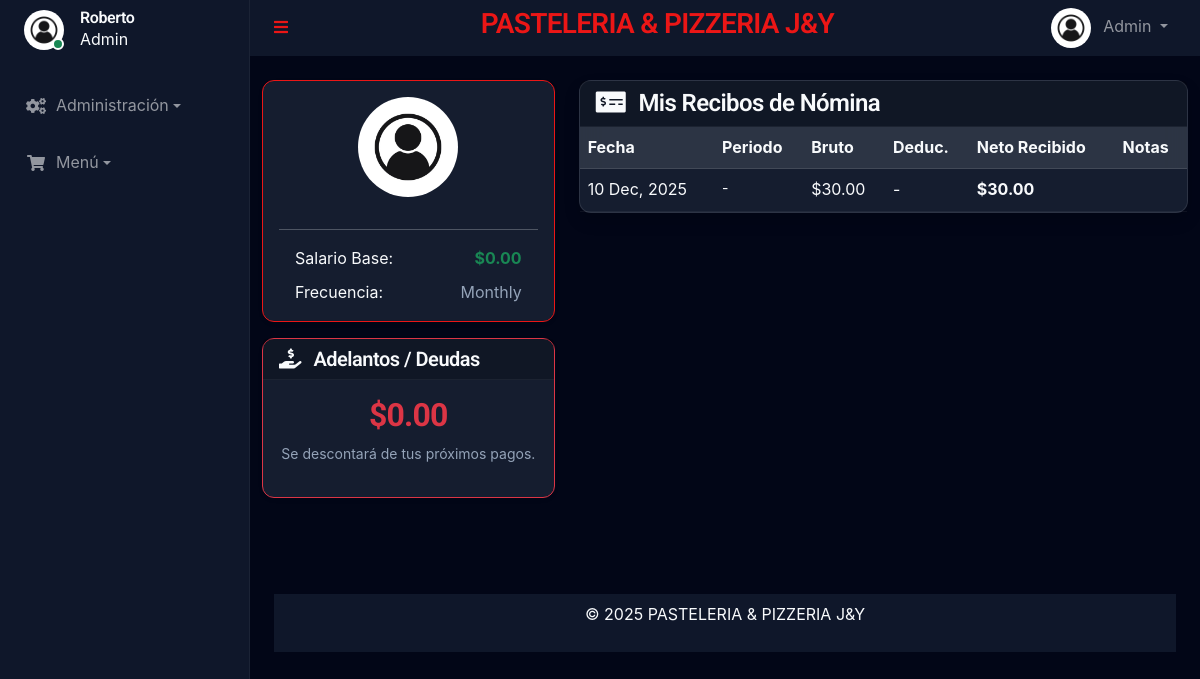
/paginas/mis_pagos.php (signed in), run on the app's committed database.
### tables this page shows
CREATE TABLE `payroll_payments` (
  `id` int(11) NOT NULL AUTO_INCREMENT,
  `user_id` int(11) NOT NULL,
  `amount` decimal(20,6) NOT NULL,
  `deductions_amount` decimal(20,6) DEFAULT 0.000000,
  `payment_date` date NOT NULL,
  `period_start` date DEFAULT NULL,
  `period_end` date DEFAULT NULL,
  `payment_method_id` int(11) DEFAULT NULL,
  `transaction_id` int(11) DEFAULT NULL,
  `notes` text DEFAULT NULL,
  `created_by` int(11) NOT NULL,
  `created_at` timestamp NULL DEFAULT current_timestamp(),
  PRIMARY KEY (`id`),
  KEY `user_id` (`user_id`),
  KEY `payment_method_id` (`payment_method_id`),
  KEY `idx_payroll_user_date` (`user_id`,`payment_date`),
  CONSTRAINT `payroll_payments_ibfk_1` FOREIGN KEY (`user_id`) REFERENCES `users` (`id`) ON DELETE CASCADE
);

### paginas/mis_pagos.php (the view, shortened to what this page needs)
<?php
require_once '../templates/autoload.php';
$userId = $_SESSION['user_id'];
$stmt = $db->prepare("SELECT * FROM payroll_payments WHERE user_id = ? ORDER BY payment_date DESC LIMIT 20");
$stmt->execute([$userId]);
$payments = $stmt->fetchAll(PDO::FETCH_ASSOC);
$totalDebt = 0;
require_once '../templates/header.php';
require_once '../templates/menu.php';
?>
<div class="container mt-4 mb-5">
    <div class="row">
        <div class="col-md-4 mb-4">
            <div class="card shadow-sm border-primary">
                <div class="card-body text-center">
                    <img src="../uploads/profile_pics/<?= htmlspecialchars($user['profile_pic'] ?? 'default.jpg') ?>"
                        class="rounded-circle mb-3" style="width: 100px; height: 100px; object-fit: cover;">
                    <hr>
                    <div class="d-flex justify-content-between px-3">
                        <span>Salario Base:</span>
                        <span class="fw-bold text-success">$<?= number_format($user['salary_amount'] ?? 0, 2) ?></span>
                    </div>
                    <div class="d-flex justify-content-between px-3 mt-2">
                        <span>Frecuencia:</span>
                        <span class="text-muted"><?= ucfirst($user['salary_frequency'] ?? 'Monthly') ?></span>
                    </div>
                </div>
            </div>
            <div class="card shadow-sm mt-3 border-danger">
                <div class="card-header bg-danger text-white">
                    <h5 class="mb-0"><i class="fa fa-hand-holding-usd me-2"></i> Adelantos / Deudas</h5>
                </div>
                <div class="card-body text-center">
                    <h2 class="text-danger fw-bold">$<?= number_format($totalDebt, 2) ?></h2>
                    <p class="text-muted small">Se descontará de tus próximos pagos.</p>
                </div>
            </div>
        </div>
        <div class="col-md-8">
            <div class="card shadow">
                <div class="card-header bg-success text-white">
                    <h4 class="mb-0"><i class="fa fa-money-check-alt me-2"></i> Mis Recibos de Nómina</h4>
                </div>
                <div class="card-body p-0">
                    <div class="table-responsive">
                        <table class="table table-hover mb-0">
                            <thead class="table-light">
                                <tr>
                                    <th>Fecha</th>
                                    <th>Periodo</th>
                                    <th>Bruto</th>
                                    <th>Deduc.</th>
                                    <th>Neto Recibido</th>
                                    <th>Notas</th>
                                </tr>
                            </thead>
                            <tbody>
                                <?php if (empty($payments)): ?>
                                    <tr>
                                        <td colspan="6" class="text-center py-4 text-muted">Aún no tienes pagos registrados.
                                        </td>
                                    </tr>
                                <?php else: ?>
                                    <?php foreach ($payments as $p):
                                        $neto = $p['amount'] - ($p['deductions_amount'] ?? 0);
                                        ?>
                                        <tr>
                                            <td><?= date('d M, Y', strtotime($p['payment_date'])) ?></td>
                                            <td class="small text-muted">
                                                <?= $p['period_start'] ? date('d/m', strtotime($p['period_start'])) . ' - ' . date('d/m', strtotime($p['period_end'])) : '-' ?>
                                            </td>
                                            <td>$<?= number_format($p['amount'], 2) ?></td>
                                            <td class="text-danger">
                                                <?php if ($p['deductions_amount'] > 0): ?>
                                                    - $<?= number_format($p['deductions_amount'], 2) ?>
                                                <?php else: ?>
                                                    -
                                                <?php endif; ?>
                                            </td>
                                            <td class="fw-bold text-success">$<?= number_format($neto, 2) ?></td>
                                            <td class="small text-muted fst-italic"><?= htmlspecialchars($p['notes']) ?></td>
                                        </tr>
                                    <?php endforeach; ?>
                                <?php endif; ?>
                            </tbody>
                        </table>
                    </div>
                </div>
            </div>
        </div>
    </div>
</div>
<?php require_once '../templates/footer.php'; ?>

### css/style.css (style rules this page uses)
:root { --primary: #2563eb; --primary-dark: #1e40af; --secondary: #0f172a; --surface: #1e293b; --background: #020617; --text-main: #f8fafc; --text-muted: #94a3b8; --accent: #ef4444; --success: #10b981; --touch-target: 48px; --radius-sm: 8px; --radius-md: 12px; --radius-lg: 16px; }
body { background-color: var(--background); color: var(--text-main); font-family: 'Inter', system-ui, -apple-system, sans-serif; line-height: 1.6; }
.card, .card-product { background: rgba(30, 41, 59, 0.7); backdrop-filter: blur(12px); -webkit-backdrop-filter: blur(12px); border: 1px solid rgba(255, 255, 255, 0.1); border-radius: var(--radius-md); box-shadow: 0 4px 6px -1px rgba(0, 0, 0, 0.1), 0 2px 4px -1px rgba(0, 0, 0, 0.06); transition: transform 0.2s ease, box-shadow 0.2s ease; }
h1, h2, h3, h4, h5, h6 { font-weight: 600; color: var(--text-main); letter-spacing: -0.025em; }
.text-muted { color: var(--text-muted) !important; }
.table, .table-light { color: var(--text-main) !important; background-color: transparent !important; border-color: rgba(255, 255, 255, 0.05); }
.table> :not(caption)>*>* { background-color: transparent !important; color: var(--text-main) !important; box-shadow: none !important; }
.table-light th, .table-light td, .table-light { background-color: rgba(255, 255, 255, 0.05) !important; color: var(--text-main) !important; border-color: rgba(255, 255, 255, 0.1) !important; }
.card-header, .card-footer { background-color: rgba(0, 0, 0, 0.2) !important; border-color: rgba(255, 255, 255, 0.05) !important; }
img { max-width: 100%; height: auto; }

### data on the page
payroll_payments: payment_date "10 Dec, 2025", amount "30.00", neto "30.00"

### other printed values
$GLOBALS['site_name'] "PASTELERIA & PIZZERIA J&Y"
$user_role "Admin"
$user "Roberto"
$user['salary_amount'] "0.00"
$user['salary_frequency'] "Monthly"
$totalDebt "0.00"
$config->get('site_name') "PASTELERIA & PIZZERIA J&Y"
